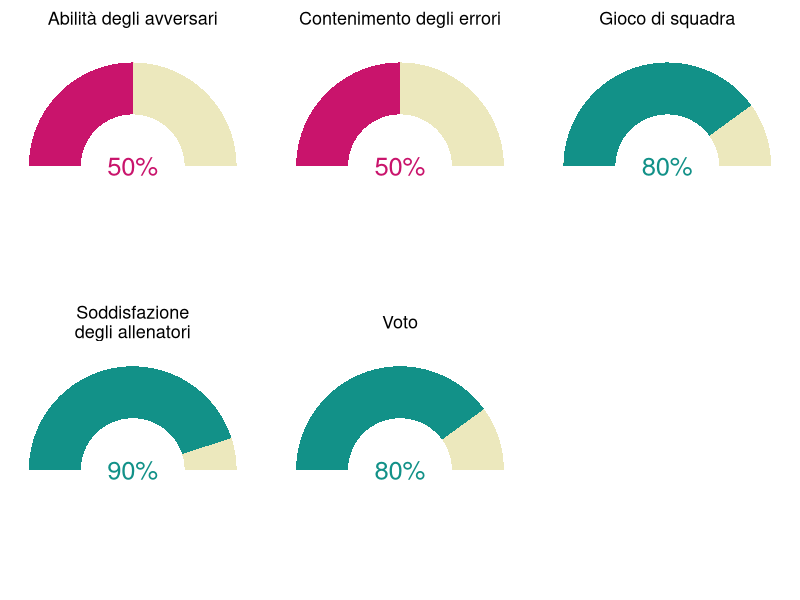

Reproduce this figure in R.
## ---- chunk 1
suppressPackageStartupMessages(library(tidyverse))

df <- tribble(
    ~variable, ~percentage,
    "Gioco di squadra", 0.8,
    "Contenimento degli errori", 0.5,
    "Abilità degli avversari", 0.5,
    "Soddisfazione\ndegli allenatori", 0.9,
    "Voto", 0.8)
    

df <- df %>% 
    mutate(group = ifelse(percentage <0.6, "red",
                          ifelse(percentage>=0.6 & percentage<0.8, "orange","green")),
           label = paste0(percentage * 100, "%"),
           title = factor(variable))

ggplot(df, aes(fill = group, ymax = percentage, ymin = 0, xmax = 2, xmin = 1)) +
 geom_rect(aes(ymax=1, ymin=0, xmax=2, xmin=1), fill ="#ece8bd") +
 geom_rect() + 
 coord_polar(theta = "y",start=-pi/2) + xlim(c(0, 2)) + ylim(c(0,2)) +
 geom_text(aes(x = 0, y = 0, label = label, colour=group), size=6.5) +
 # geom_text(aes(x=1.5, y=1.5, label=title), size=4.2) + 
 facet_wrap(~title, ncol = 3) +
 theme_void() +
 scale_fill_manual(values = c("red"="#C9146C", "orange"="#DA9112", "green"="#129188")) +
 scale_colour_manual(values = c("red"="#C9146C", "orange"="#DA9112", "green"="#129188")) +
 theme(strip.background = element_blank(),
       strip.text.x = element_text(size = 13)) +
 guides(fill="none") +
 guides(colour="none")
